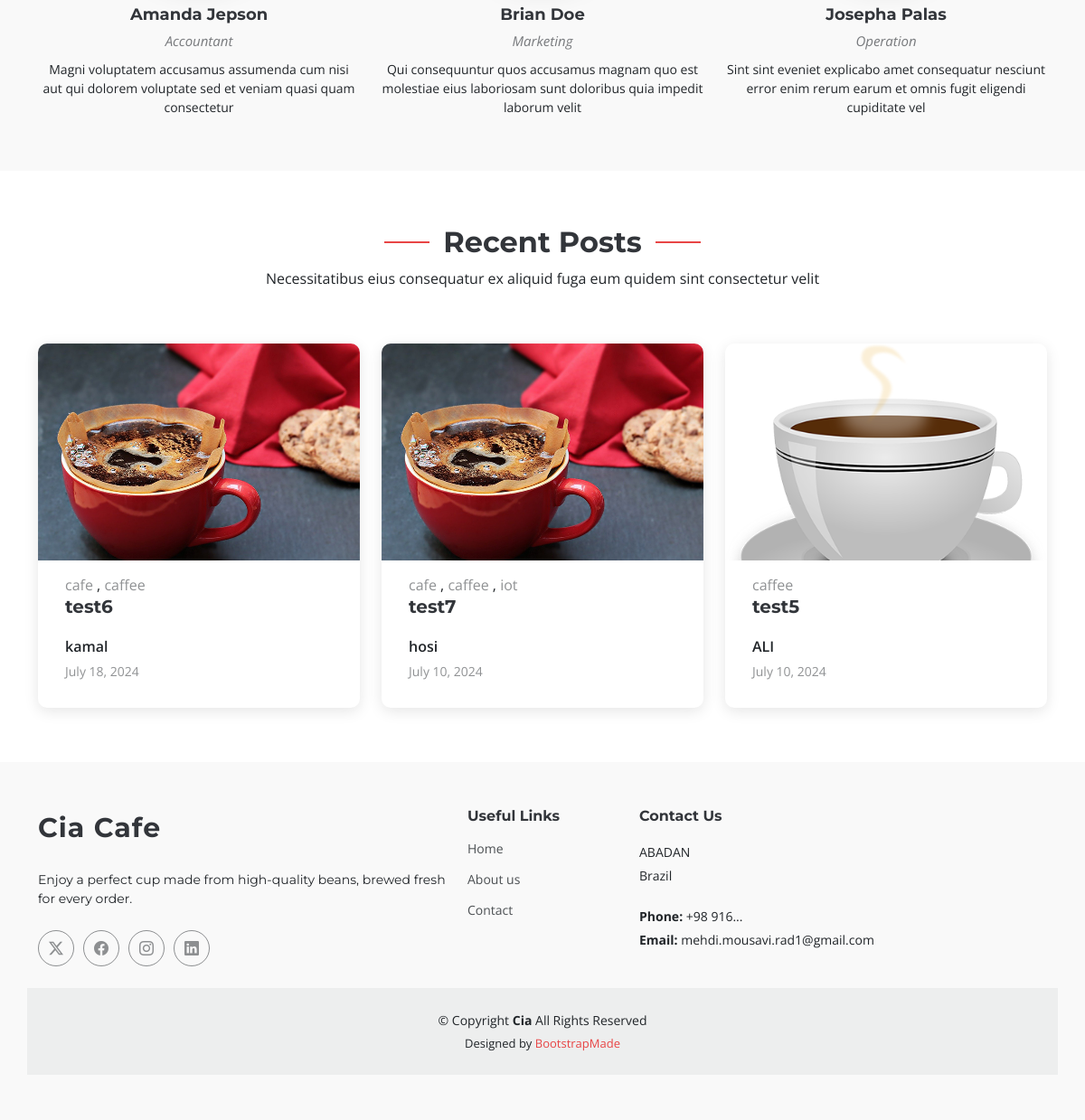
The app's page / (lower part), older data.
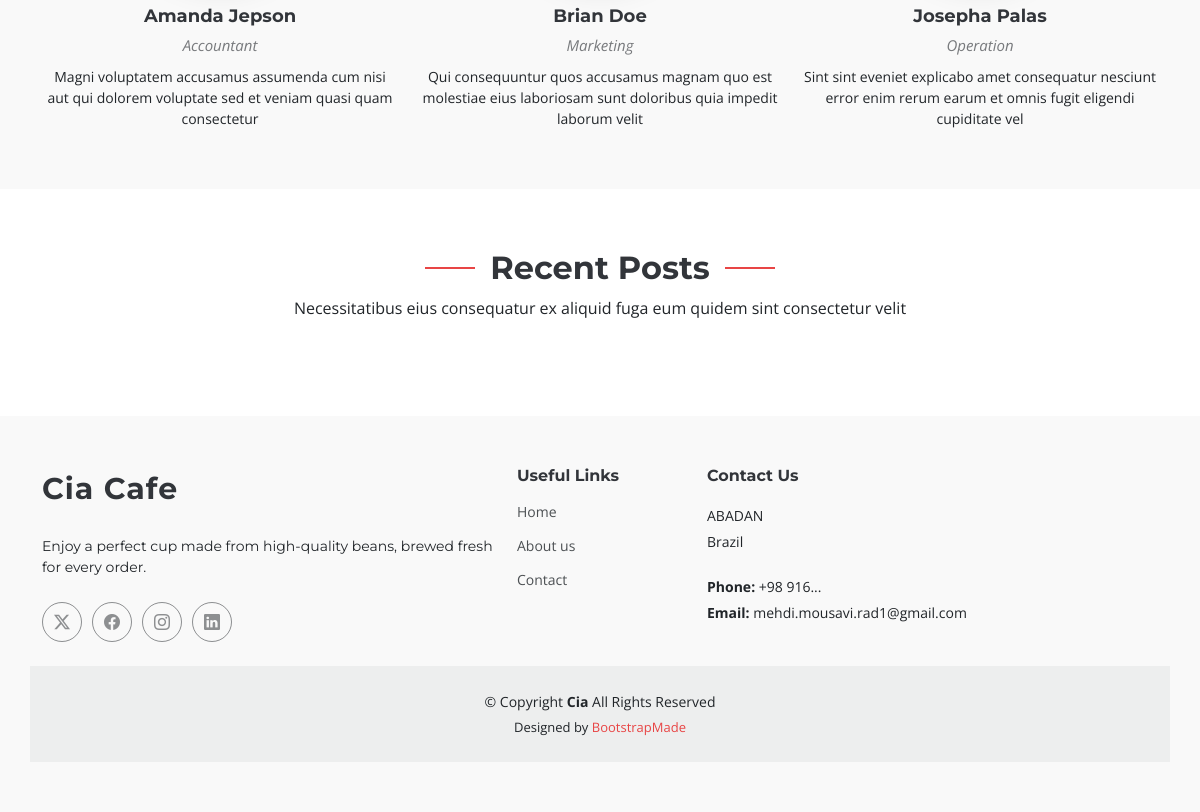
The same page, newer data.
### blog/models.py (models this page shows, shortened)
class Post(models.Model):
    title = models.CharField(max_length=200)
    content = RichTextField()
    author = models.ForeignKey(User,on_delete=models.SET_NULL, null = True)
    image = models.ImageField(upload_to='blog/',default='blog/blog-img2.png')
    profile = models.ImageField(upload_to='blog/profile/',default='blog/profile/profile.jpg')
    tags = TaggableManager()
    status_type = models.TextChoices("status_type",'published unpublished')
    status = models.CharField(blank=True, choices=status_type.choices, max_length=15)
    category = models.ManyToManyField(Categories)
    login_required = models.BooleanField(default=False)
    counted_views = models.IntegerField(default = 0)
    created_date = models.DateTimeField(auto_now_add=True)
    pub_date = models.DateTimeField(null=True)
    updated_date = models.DateTimeField(auto_now=True)
    class Meta:
        ordering = ['-pub_date']

class Categories(models.Model):
    name = models.CharField(max_length=200)

### website/templatetags/website_tags.py (called while the page is built)
@register.inclusion_tag('website/latest_posts.html')
def latest_posts(args=3):
    posts = Post.objects.filter(
        status='published',
        pub_date__lte=timezone.now()
    ).order_by('-pub_date')[:args]
    return {'posts': posts}

### templates/website/index.html (shortened to what this page needs)
{% extends 'base.html' %}
{% load static %}
{% block content %}
{% load website_tags %}
  <main class="main">
    <section id="team" class="team section light-background">
      <div class="container">
        <div class="row gy-5">
          <div class="col-lg-4 col-md-6 member" data-aos="fade-up" data-aos-delay="400">
            <div class="member-info text-center">
              <h4>Amanda Jepson</h4>
              <span>Accountant</span>
              <p>Magni voluptatem accusamus assumenda cum nisi aut qui dolorem voluptate sed et veniam quasi quam consectetur</p>
            </div>
          </div>
          <div class="col-lg-4 col-md-6 member" data-aos="fade-up" data-aos-delay="500">
            <div class="member-info text-center">
              <h4>Brian Doe</h4>
              <span>Marketing</span>
              <p>Qui consequuntur quos accusamus magnam quo est molestiae eius laboriosam sunt doloribus quia impedit laborum velit</p>
            </div>
          </div>
          <div class="col-lg-4 col-md-6 member" data-aos="fade-up" data-aos-delay="600">
            <div class="member-info text-center">
              <h4>Josepha Palas</h4>
              <span>Operation</span>
              <p>Sint sint eveniet explicabo amet consequatur nesciunt error enim rerum earum et omnis fugit eligendi cupiditate vel</p>
            </div>
          </div>
        </div>
      </div>
    </section>
    {% latest_posts %}
  </main>
{% endblock %}

### templates/website/latest_posts.html
{% load static %}
{%load humanize%}
<section id="recent-posts" class="recent-posts section">
  <div class="container section-title" data-aos="fade-up">
    <h2>Recent Posts</h2>
    <p>Necessitatibus eius consequatur ex aliquid fuga eum quidem sint consectetur velit</p>
  </div>
  <div class="container">
    <div class="row gy-4">
      {% for post in posts %}
        <div class="col-xl-4 col-md-6" data-aos="fade-up" data-aos-delay="100">
          <article>
            <div class="post-img">
              <img src="{{ post.image.url }}" alt="" class="img-fluid" />
            </div>
            {% for cat in post.category.all %}
              <a class="post-category">{{ cat.name }}</a>
              {% if not forloop.last %},{% endif %}
            {% endfor %}
            <h2 class="title"><a href="{% url 'blog:single' pid=post.id %}">{{ post.title }}</a></h2>
            <div class="d-flex align-items-center">
              <div class="post-meta">
                <p class="post-author">{{ post.author.get_full_name }}</p>
                <p class="post-date">
                  <time datetime="2022-01-01">{{ post.pub_date|naturalday }}</time>
                </p>
              </div>
            </div>
          </article>
        </div>
      {% endfor %}
    </div>
  </div>
</section>

Row changes from the older to the newer data that the page shows:
removed Post: image (picture), title "test6", author.get_full_name "kamal", pub_date "July 18, 2024"
removed Categories: name "cafe"
removed Categories: name "caffee"
removed Post: image (picture), title "test7", author.get_full_name "hosi", pub_date "July 10, 2024"
removed Categories: name "iot", shown under "test7"
removed Post: image (picture), title "test5", author.get_full_name "ALI", pub_date "July 10, 2024"
